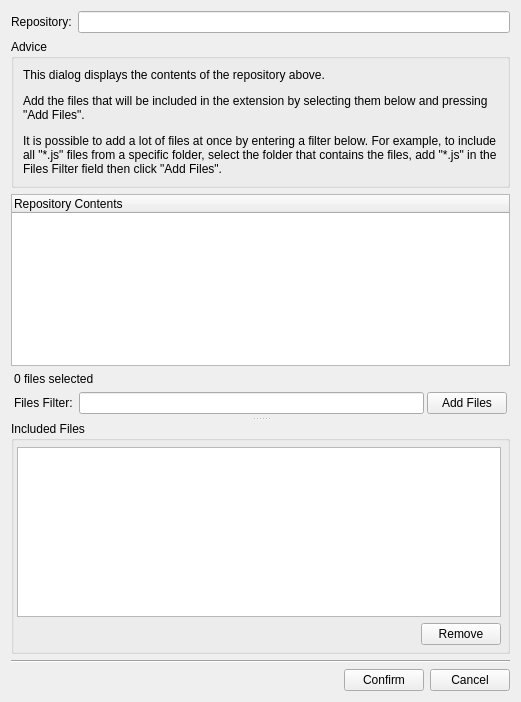
<?xml version="1.0" encoding="UTF-8"?>
<ui version="4.0">
 <class>Form</class>
 <widget class="QWidget" name="Form">
  <property name="geometry">
   <rect>
    <x>0</x>
    <y>0</y>
    <width>521</width>
    <height>702</height>
   </rect>
  </property>
  <property name="windowTitle">
   <string>Form</string>
  </property>
  <layout class="QVBoxLayout" name="verticalLayout_3">
   <item>
    <layout class="QHBoxLayout" name="horizontalLayout">
     <item>
      <widget class="QLabel" name="label_2">
       <property name="text">
        <string>Repository:</string>
       </property>
      </widget>
     </item>
     <item>
      <widget class="QLineEdit" name="repoName">
       <property name="readOnly">
        <bool>true</bool>
       </property>
      </widget>
     </item>
    </layout>
   </item>
   <item>
    <widget class="QGroupBox" name="adviceBox">
     <property name="title">
      <string>Advice</string>
     </property>
     <property name="checkable">
      <bool>false</bool>
     </property>
     <layout class="QVBoxLayout" name="verticalLayout_4">
      <item>
       <widget class="QLabel" name="label_3">
        <property name="sizePolicy">
         <sizepolicy hsizetype="Preferred" vsizetype="Fixed">
          <horstretch>0</horstretch>
          <verstretch>0</verstretch>
         </sizepolicy>
        </property>
        <property name="text">
         <string>&lt;html&gt;&lt;head/&gt;&lt;body&gt;&lt;p&gt;This dialog displays the contents of the repository above.&lt;/p&gt;&lt;p&gt;Add the files that will be included in the extension by selecting them below and pressing &amp;quot;Add Files&amp;quot;.&lt;/p&gt;&lt;p&gt;It is possible to add a lot of files at once by entering a filter below. For example, to include all &amp;quot;*.js&amp;quot; files from a specific folder, select the folder that contains the files, add &amp;quot;*.js&amp;quot; in the Files Filter field then click &amp;quot;Add Files&amp;quot;.&lt;/p&gt;&lt;/body&gt;&lt;/html&gt;</string>
        </property>
        <property name="wordWrap">
         <bool>true</bool>
        </property>
       </widget>
      </item>
     </layout>
    </widget>
   </item>
   <item>
    <widget class="QSplitter" name="filesSplitter">
     <property name="orientation">
      <enum>Qt::Vertical</enum>
     </property>
     <property name="handleWidth">
      <number>4</number>
     </property>
     <widget class="QWidget" name="">
      <layout class="QVBoxLayout" name="verticalLayout_2">
       <property name="spacing">
        <number>3</number>
       </property>
       <property name="bottomMargin">
        <number>3</number>
       </property>
       <item>
        <widget class="QTreeWidget" name="repoContents">
         <property name="selectionMode">
          <enum>QAbstractItemView::ExtendedSelection</enum>
         </property>
         <property name="indentation">
          <number>10</number>
         </property>
         <column>
          <property name="text">
           <string>Repository Contents</string>
          </property>
         </column>
        </widget>
       </item>
       <item>
        <layout class="QHBoxLayout" name="horizontalLayout_4">
         <property name="leftMargin">
          <number>3</number>
         </property>
         <property name="rightMargin">
          <number>3</number>
         </property>
         <item>
          <widget class="QLabel" name="label_4">
           <property name="text">
            <string>0 files selected</string>
           </property>
          </widget>
         </item>
         <item>
          <spacer name="horizontalSpacer_2">
           <property name="orientation">
            <enum>Qt::Horizontal</enum>
           </property>
           <property name="sizeHint" stdset="0">
            <size>
             <width>40</width>
             <height>20</height>
            </size>
           </property>
          </spacer>
         </item>
        </layout>
       </item>
       <item>
        <layout class="QHBoxLayout" name="horizontalLayout_2">
         <property name="leftMargin">
          <number>3</number>
         </property>
         <property name="rightMargin">
          <number>3</number>
         </property>
         <item>
          <widget class="QLabel" name="label">
           <property name="text">
            <string>Files Filter: </string>
           </property>
          </widget>
         </item>
         <item>
          <widget class="QLineEdit" name="filterField"/>
         </item>
         <item>
          <widget class="QPushButton" name="addFilesButton">
           <property name="text">
            <string>Add Files</string>
           </property>
          </widget>
         </item>
        </layout>
       </item>
      </layout>
     </widget>
     <widget class="QGroupBox" name="includedFilesBox">
      <property name="sizePolicy">
       <sizepolicy hsizetype="Preferred" vsizetype="Expanding">
        <horstretch>0</horstretch>
        <verstretch>0</verstretch>
       </sizepolicy>
      </property>
      <property name="title">
       <string>Included Files</string>
      </property>
      <layout class="QVBoxLayout" name="verticalLayout">
       <property name="leftMargin">
        <number>3</number>
       </property>
       <property name="topMargin">
        <number>6</number>
       </property>
       <property name="rightMargin">
        <number>6</number>
       </property>
       <property name="bottomMargin">
        <number>6</number>
       </property>
       <item>
        <widget class="QTreeWidget" name="includedFiles">
         <property name="sizePolicy">
          <sizepolicy hsizetype="Expanding" vsizetype="Expanding">
           <horstretch>0</horstretch>
           <verstretch>0</verstretch>
          </sizepolicy>
         </property>
         <property name="selectionMode">
          <enum>QAbstractItemView::ExtendedSelection</enum>
         </property>
         <property name="indentation">
          <number>5</number>
         </property>
         <property name="rootIsDecorated">
          <bool>false</bool>
         </property>
         <attribute name="headerVisible">
          <bool>false</bool>
         </attribute>
         <column>
          <property name="text">
           <string notr="true">1</string>
          </property>
         </column>
        </widget>
       </item>
       <item>
        <layout class="QHBoxLayout" name="horizontalLayout_5">
         <item>
          <spacer name="horizontalSpacer_3">
           <property name="orientation">
            <enum>Qt::Horizontal</enum>
           </property>
           <property name="sizeHint" stdset="0">
            <size>
             <width>40</width>
             <height>20</height>
            </size>
           </property>
          </spacer>
         </item>
         <item>
          <widget class="QPushButton" name="removeFiles">
           <property name="text">
            <string>Remove</string>
           </property>
          </widget>
         </item>
        </layout>
       </item>
      </layout>
     </widget>
    </widget>
   </item>
   <item>
    <widget class="Line" name="line">
     <property name="orientation">
      <enum>Qt::Horizontal</enum>
     </property>
    </widget>
   </item>
   <item>
    <layout class="QHBoxLayout" name="horizontalLayout_3">
     <item>
      <spacer name="horizontalSpacer">
       <property name="orientation">
        <enum>Qt::Horizontal</enum>
       </property>
       <property name="sizeHint" stdset="0">
        <size>
         <width>40</width>
         <height>20</height>
        </size>
       </property>
      </spacer>
     </item>
     <item>
      <widget class="QPushButton" name="confirmButton">
       <property name="text">
        <string>Confirm</string>
       </property>
      </widget>
     </item>
     <item>
      <widget class="QPushButton" name="cancelButton">
       <property name="text">
        <string>Cancel</string>
       </property>
      </widget>
     </item>
    </layout>
   </item>
  </layout>
 </widget>
 <resources/>
 <connections/>
</ui>
